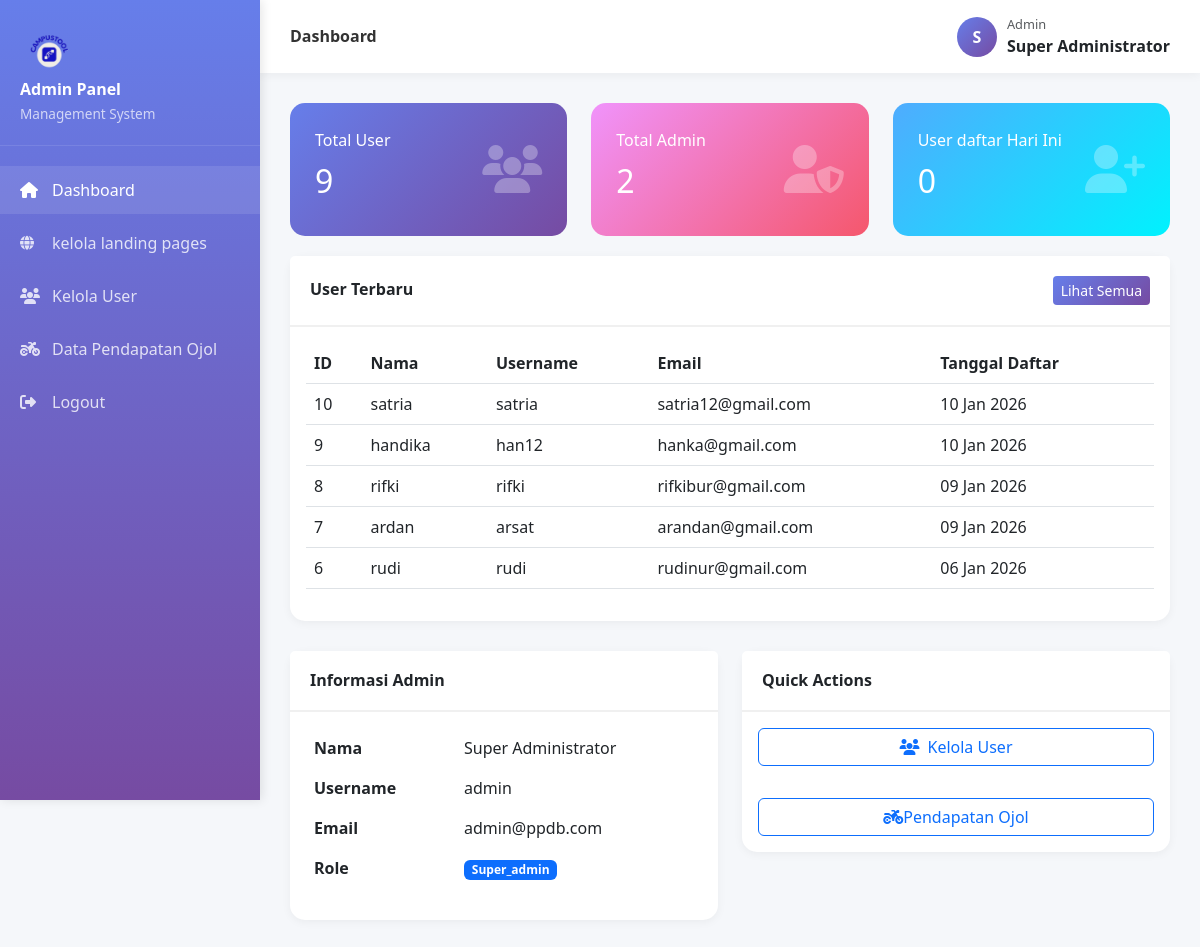
The page /admin/pages/dashboard.php (signed in) on the database its author committed.
### tables this page shows
CREATE TABLE `user` (
  `Id` int(11) NOT NULL,
  `name` varchar(60) NOT NULL,
  `email` varchar(60) NOT NULL,
  `password` varchar(100) NOT NULL,
  `username` varchar(60) NOT NULL,
  `created_at` datetime NOT NULL DEFAULT current_timestamp()
);

### admin/config/auth.php (called while the page is built, shortened)
<?php
function isAdminLoggedIn() {
    return isset($_SESSION['admin_id']) && isset($_SESSION['admin_username']);
}
function getAdminInfo() {
    if (isAdminLoggedIn()) {
        return [
            'id' => $_SESSION['admin_id'],
            'username' => $_SESSION['admin_username'],
            'name' => $_SESSION['admin_name'],
            'email' => $_SESSION['admin_email'],
            'role' => $_SESSION['admin_role']
        ];
    }
    return null;
}
?>

### admin/pages/dashboard.php (the view, shortened to what this page needs)
<?php
require_once '../includes/header.php';
$database = new Database();
$conn = $database->getConnection();
$totalUsers = $conn->query("SELECT COUNT(*) as count FROM user")->fetch_assoc()['count'];
$totalAdmins = $conn->query("SELECT COUNT(*) as count FROM admin WHERE status = 'active'")->fetch_assoc()['count'];
$todayUsers = $conn->query("SELECT COUNT(*) as count FROM user WHERE DATE(created_at) = CURDATE()")->fetch_assoc()['count'];
$recentUsers = $conn->query("SELECT * FROM user ORDER BY id DESC LIMIT 5");
?>
<div class="row">
    <div class="col-md-4">
        <div class="stat-card" style="background: linear-gradient(135deg, #667eea 0%, #764ba2 100%);">
            <div class="d-flex justify-content-between align-items-center">
                <div>
                    <p class="mb-0">Total User</p>
                    <h3><?= $totalUsers ?></h3>
                </div>
                <i class="fas fa-users fa-3x" style="opacity: 0.3;"></i>
            </div>
        </div>
    </div>
    <div class="col-md-4">
        <div class="stat-card" style="background: linear-gradient(135deg, #f093fb 0%, #f5576c 100%);">
            <div class="d-flex justify-content-between align-items-center">
                <div>
                    <p class="mb-0">Total Admin</p>
                    <h3><?= $totalAdmins ?></h3>
                </div>
                <i class="fas fa-user-shield fa-3x" style="opacity: 0.3;"></i>
            </div>
        </div>
    </div>
    <div class="col-md-4">
        <div class="stat-card" style="background: linear-gradient(135deg, #4facfe 0%, #00f2fe 100%);">
            <div class="d-flex justify-content-between align-items-center">
                <div>
                    <p class="mb-0">User daftar Hari Ini</p>
                    <h3><?= $todayUsers ?></h3>
                </div>
                <i class="fas fa-user-plus fa-3x" style="opacity: 0.3;"></i>
            </div>
        </div>
    </div>
</div>
<div class="card">
    <div class="card-header d-flex justify-content-between align-items-center">
        <h5 class="mb-0">User Terbaru</h5>
        <a href="users.php" class="btn btn-sm btn-primary">Lihat Semua</a>
    </div>
    <div class="card-body">
        <div class="table-responsive">
            <table class="table table-hover">
                <thead>
                    <tr>
                        <th>ID</th>
                        <th>Nama</th>
                        <th>Username</th>
                        <th>Email</th>
                        <th>Tanggal Daftar</th>
                    </tr>
                </thead>
                <tbody>
                    <?php while ($user = $recentUsers->fetch_assoc()): ?>
                    <tr>
                        <td><?= $user['Id'] ?></td>
                        <td><?= htmlspecialchars($user['name']) ?></td>
                        <td><?= htmlspecialchars($user['username']) ?></td>
                        <td><?= htmlspecialchars($user['email']) ?></td>
                        <td><?= date('d M Y', strtotime($user['created_at'] ?? 'now')) ?></td>
                    </tr>
                    <?php endwhile; ?>
                </tbody>
            </table>
        </div>
    </div>
</div>
<div class="row">
    <div class="col-md-6">
        <div class="card">
            <div class="card-header">
                <h5 class="mb-0">Informasi Admin</h5>
            </div>
            <div class="card-body">
                <table class="table table-borderless">
                    <tr>
                        <td width="150"><strong>Nama</strong></td>
                        <td><?= htmlspecialchars($admin['name']) ?></td>
                    </tr>
                    <tr>
                        <td><strong>Username</strong></td>
                        <td><?= htmlspecialchars($admin['username']) ?></td>
                    </tr>
                    <tr>
                        <td><strong>Email</strong></td>
                        <td><?= htmlspecialchars($admin['email']) ?></td>
                    </tr>
                    <tr>
                        <td><strong>Role</strong></td>
                        <td><span class="badge bg-primary"><?= ucfirst($admin['role']) ?></span></td>
                    </tr>
                </table>
            </div>
        </div>
    </div>
    <div class="col-md-6">
        <div class="card">
            <div class="card-header">
                <h5 class="mb-0">Quick Actions</h5>
            </div>
            <div class="card-body">
                <div class="d-grid gap-2">
                    <a href="users.php" class="btn btn-outline-primary">
                        <i class="fas fa-users me-2"></i>Kelola User
                    </a>
                </div>
            </div>
            <div class="card-body">
                <div class="d-grid gap-2">
                    <a href="pendapatan-ojol.php" class="btn btn-outline-primary">
                        <i class="fas fa-motorcycle"></i>Pendapatan Ojol
                    </a>
                </div>
            </div>
        </div>
    </div>
</div>
<?php
require_once '../includes/footer.php';
?>

### admin/includes/header.php (style rules this page uses)
:root { --primary-color: #667eea; --secondary-color: #764ba2; --sidebar-width: 260px; }
body { font-family: 'Segoe UI', Tahoma, Geneva, Verdana, sans-serif; background: #f5f7fa; }
.card { border: none; border-radius: 15px; box-shadow: 0 2px 10px rgba(0,0,0,0.05); margin-bottom: 30px; }
.card-header { background: white; border-bottom: 2px solid #f0f0f0; padding: 20px; font-weight: 600; }
.stat-card { padding: 25px; border-radius: 15px; color: white; margin-bottom: 20px; }
.stat-card h3 { font-size: 2rem; margin: 10px 0; }
.btn-primary { background: linear-gradient(135deg, var(--primary-color), var(--secondary-color)); border: none; }

### rows shown on the page
user: Id "10", name "satria", username "satria", email "satria12@gmail.com", created_at "10 Jan 2026"
user: Id "9", name "handika", username "han12", email "hanka@gmail.com", created_at "10 Jan 2026"
user: Id "8", name "rifki", username "rifki", email "rifkibur@gmail.com", created_at "09 Jan 2026"
user: Id "7", name "ardan", username "arsat", email "arandan@gmail.com", created_at "09 Jan 2026"
user: Id "6", name "rudi", username "rudi", email "rudinur@gmail.com", created_at "06 Jan 2026"

### other values the page prints
$pageTitle "Dashboard"
substr($admin['name'], 0, 1) "S"
$admin['name'] "Super Administrator"
$totalUsers "9"
$totalAdmins "2"
$todayUsers "0"
$admin['username'] "admin"
$admin['email'] "admin@ppdb.com"
$admin['role'] "Super_admin"
